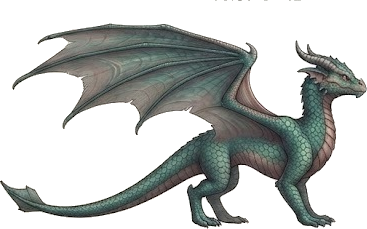
#> input picture tools/dragon_sources/dragon_left.png, 367 x 229 px, found by its file name
$ python generate_dragon_sprites.py   (older library calls are emulated)
#> lines starting #> are read from the running program, lines starting #| are printed output that depends on the picture
import numpy as np
from PIL import Image, ImageDraw, ImageFilter
from pathlib import Path
import math

SRC_DIR = Path(r"c:\Users\alame\Downloads\Desktop-Pet-main\Desktop-Pet-main\assets\dragon_sources")
OUT_DIR = Path(r"c:\Users\alame\Downloads\Desktop-Pet-main\Desktop-Pet-main\assets\sprites\dragon")
OUT_DIR.mkdir(parents=True, exist_ok=True)

FRAME_SIZE = 192

# Pillow compatibility helpers
try:
    RESAMPLE_LANCZOS = Image.Resampling.LANCZOS
    RESAMPLE_BICUBIC = Image.Resampling.BICUBIC
    RESAMPLE_NEAREST = Image.Resampling.NEAREST
except AttributeError:
    RESAMPLE_LANCZOS = getattr(Image, "LANCZOS", getattr(Image, "ANTIALIAS", Image.BICUBIC))
    RESAMPLE_BICUBIC = Image.BICUBIC
    RESAMPLE_NEAREST = Image.NEAREST


def load_view(filename: str, target_size: int = FRAME_SIZE) -> Image.Image:
    path = SRC_DIR / filename
    if not path.exists():
        path = SRC_DIR / "dragon_cutout.png"
    img = Image.open(path).convert("RGBA")
    bbox = img.getbbox()
    if bbox:
        img = img.crop(bbox)
    cw, ch = img.size
    scale = (target_size - 18) / max(cw, ch)
    nw, nh = max(1, int(cw * scale)), max(1, int(ch * scale))
    return img.resize((nw, nh), RESAMPLE_LANCZOS)


def mirror_frame(frame: Image.Image) -> Image.Image:
    return frame.transpose(Image.Transpose.FLIP_LEFT_RIGHT if hasattr(Image, "Transpose") else Image.FLIP_LEFT_RIGHT)


def ensure_facing_direction(img: Image.Image, want_facing_right: bool) -> Image.Image:
    """Strictly checks image alpha distribution to guarantee head/snout is facing desired direction."""
    arr = np.array(img)[:, :, 3] > 30
    w = arr.shape[1]
    # Check top half where head resides
    top_half = arr[:int(arr.shape[0] * 0.45), :]
    left_mass = np.sum(top_half[:, :int(w * 0.4)])
    right_mass = np.sum(top_half[:, int(w * 0.6):])

    # Currently facing right if right mass has higher head profile
    is_facing_right = (right_mass > left_mass)
    if is_facing_right != want_facing_right:
        return mirror_frame(img)
    return img


def create_strip(frames: list) -> Image.Image:
    if not frames:
        return Image.new("RGBA", (FRAME_SIZE, FRAME_SIZE), (0, 0, 0, 0))
    h = frames[0].height
    w = sum(f.width for f in frames)
    strip = Image.new("RGBA", (w, h), (0, 0, 0, 0))
    cx = 0
    for f in frames:
        strip.paste(f, (cx, 0), f)
        cx += f.width
    return strip


def draw_star(draw: ImageDraw.ImageDraw, cx: float, cy: float, r: float, fill: tuple):
    points = [
        (cx, cy - r),
        (cx + r * 0.28, cy - r * 0.28),
        (cx + r, cy),
        (cx + r * 0.28, cy + r * 0.28),
        (cx, cy + r),
        (cx - r * 0.28, cy + r * 0.28),
        (cx - r, cy),
        (cx - r * 0.28, cy - r * 0.28),
    ]
    draw.polygon(points, fill=fill)


def draw_dust_puff(draw: ImageDraw.ImageDraw, cx: int, cy: int, r: int):
    draw.ellipse([cx - r, cy - r // 2, cx + r, cy + r // 2], fill=(235, 235, 240, 210))
    draw.ellipse([cx - r // 2, cy - r, cx + r // 2, cy], fill=(245, 245, 250, 230))


def draw_music_note(draw: ImageDraw.ImageDraw, x: int, y: int, fill: tuple):
    draw.ellipse([x, y + 10, x + 8, y + 16], fill=fill)
    draw.line([(x + 7, y), (x + 7, y + 13)], fill=fill, width=2)
    draw.line([(x + 7, y), (x + 13, y + 4)], fill=fill, width=2)


def place_on_canvas(img: Image.Image, ox_offset: int = 0, oy_offset: int = 0, align_bottom: bool = True) -> Image.Image:
    canvas = Image.new("RGBA", (FRAME_SIZE, FRAME_SIZE), (0, 0, 0, 0))
    nw, nh = img.size
    ox = (FRAME_SIZE - nw) // 2 + ox_offset
    if align_bottom:
        oy = FRAME_SIZE - nh - 12 + oy_offset
    else:
        oy = (FRAME_SIZE - nh) // 2 + oy_offset
    canvas.paste(img, (ox, oy), img)
    return canvas


# ── True Quadruped Ground Walking Kinematics (Correct Direction) ─────────────

def build_quadruped_walk_cycle(base_img: Image.Image, is_facing_right: bool) -> list:
    """
    8-frame authentic quadruped ground walk cycle.
    Guarantees:
    - Moving right -> Faces RIGHT (Head on right side).
    - Moving left -> Faces LEFT (Head on left side).
    - Alternating 4-leg gait, ground-planted footfalls, spinal bob & tail counter-sway.
    """
    # Force guaranteed facing direction
    img = ensure_facing_direction(base_img, want_facing_right=is_facing_right)
    w, h = img.size
    arr = np.array(img, dtype=np.float32)

    frames = []
    num_frames = 8

    for i in range(num_frames):
        phase = (i / num_frames) * 2 * math.pi

        # Torso vertical translation (2 bobs per 4-leg walk cycle)
        dy = int(math.sin(phase * 2) * 2.5)
        # Forward/Backward pitch
        pitch = math.sin(phase) * 2.0

        deformed = np.copy(arr)
        leg_y_start = int(h * 0.58)

        for y in range(leg_y_start, h):
            depth = (y - leg_y_start) / (h - leg_y_start) # 0.0 at hip to 1.0 at foot
            # Front leg offset
            front_shift = math.sin(phase) * 4.5 * depth
            # Rear leg offset (out of phase)
            rear_shift = -math.sin(phase) * 4.0 * depth

            row = arr[y]
            new_row = np.zeros_like(row)
            mid_leg_x = int(w * 0.52)

            if is_facing_right:
                # Head/Front paws are at RIGHT (x > mid_leg_x), Hind legs at LEFT (x < mid_leg_x)
                s_f = int(front_shift)
                s_r = int(rear_shift)
                # Front legs (Right side)
                if s_f != 0:
                    new_row[mid_leg_x:] = np.roll(row[mid_leg_x:], s_f, axis=0)
                else:
                    new_row[mid_leg_x:] = row[mid_leg_x:]
                # Rear legs (Left side)
                if s_r != 0:
                    new_row[:mid_leg_x] = np.roll(row[:mid_leg_x], s_r, axis=0)
                else:
                    new_row[:mid_leg_x] = row[:mid_leg_x]
            else:
                # Head/Front paws are at LEFT (x < mid_leg_x), Hind legs at RIGHT (x > mid_leg_x)
                s_f = int(front_shift)
                s_r = int(rear_shift)
                # Front legs (Left side)
                if s_f != 0:
                    new_row[:mid_leg_x] = np.roll(row[:mid_leg_x], -s_f, axis=0)
                else:
                    new_row[:mid_leg_x] = row[:mid_leg_x]
                # Rear legs (Right side)
                if s_r != 0:
                    new_row[mid_leg_x:] = np.roll(row[mid_leg_x:], -s_r, axis=0)
                else:
                    new_row[mid_leg_x:] = row[mid_leg_x:]

            deformed[y] = new_row

        step_img = Image.fromarray(np.clip(deformed, 0, 255).astype(np.uint8), "RGBA")

        # Subtle wing flexion
        sx = 1.0 + math.cos(phase * 2) * 0.02
        sy = 1.0 - math.cos(phase * 2) * 0.02
        cur_w = max(1, int(w * sx))
        cur_h = max(1, int(h * sy))
        scaled = step_img.resize((cur_w, cur_h), RESAMPLE_LANCZOS)

        rot_angle = pitch if is_facing_right else -pitch
        if abs(rot_angle) > 0.3:
            scaled = scaled.rotate(rot_angle, resample=RESAMPLE_BICUBIC, expand=True)

        f = place_on_canvas(scaled, ox_offset=0, oy_offset=dy, align_bottom=True)
        frames.append(f)

    return frames


# ── Realistic Idle (Facing Right & Facing Left) ──────────────────────────────

def build_realistic_idle(base_img: Image.Image, is_facing_right: bool = True) -> list:
    img = ensure_facing_direction(base_img, want_facing_right=is_facing_right)
    w, h = img.size
    frames = []

    breath_stages = [
        (1.00, 1.00, 0, 0),
        (1.02, 1.03, -1 if is_facing_right else 1, -2),
        (1.03, 1.04, -1 if is_facing_right else 1, -3),
        (1.01, 1.01, 0, -1),
    ]

    for sx, sy, rot, dy in breath_stages:
        cur_w = max(1, int(w * sx))
        cur_h = max(1, int(h * sy))
        scaled = img.resize((cur_w, cur_h), RESAMPLE_LANCZOS)
        if rot != 0:
            scaled = scaled.rotate(rot, resample=RESAMPLE_BICUBIC, expand=True)
        f = place_on_canvas(scaled, ox_offset=0, oy_offset=dy, align_bottom=True)
        frames.append(f)

    return frames


# ── Realistic Roar & Inferno (Facing Right) ──────────────────────────────────

def build_realistic_roar(base_img: Image.Image) -> list:
    img = ensure_facing_direction(base_img, want_facing_right=True)
    frames = []
    flame_configs = [
        (0, 0, 0),         # Inhale
        (35, -3, -2),      # Ignition
        (80, -6, -3),      # Inferno eruption
        (105, -7, -4),     # Continuous blast
        (60, -4, -2),      # Flame dispersal
        (18, 0, 0),        # Lingering sparks
    ]

    for fl, rot, dy in flame_configs:
        cur = img.rotate(rot, resample=RESAMPLE_BICUBIC, expand=True) if rot != 0 else img
        f = place_on_canvas(cur, ox_offset=-15, oy_offset=dy, align_bottom=True)

        if fl > 5:
            draw = ImageDraw.Draw(f)
            # Snout on right side
            hx, hy = (FRAME_SIZE // 2) + 26, (FRAME_SIZE // 2) - 8 + dy
            # Outer crimson
            draw.polygon([(hx, hy), (hx + fl, hy - int(fl * 0.40)), (hx + int(fl * 1.18), hy), (hx + fl, hy + int(fl * 0.40))], fill=(255, 45, 10, 215))
            # Mid blaze orange
            draw.polygon([(hx, hy), (hx + int(fl * 0.82), hy - int(fl * 0.24)), (hx + int(fl * 0.96), hy), (hx + int(fl * 0.82), hy + int(fl * 0.24))], fill=(255, 150, 15, 235))
            # White hot plasma
            draw.polygon([(hx, hy), (hx + int(fl * 0.52), hy - int(fl * 0.10)), (hx + int(fl * 0.65), hy), (hx + int(fl * 0.52), hy + int(fl * 0.10))], fill=(255, 255, 210, 255))
            # Sparks
            for ei in range(6):
                ex = hx + int(fl * 0.5) + (ei * 9)
                ey = hy - 12 + (ei * 5) + int(math.sin(ei * 1.6) * 5)
                draw.ellipse([ex, ey, ex + 3, ey + 3], fill=(255, 225, 40, 240))

        frames.append(f)
    return frames


# ── Full Sprite Sheet Builder ────────────────────────────────────────────────

def generate_all_realistic_sprites():
    # Load raw profile cutouts
    # Note: dragon_left in sources had head on right, dragon_right had head on left
    raw_prof_a = load_view("dragon_left.png")
#> in load_view, img is the input picture: PIL image 367x229 RGBA; mean R, G, B, A 181.4, 182.9, 176.5, 103.4
#> in load_view, `bbox = img.getbbox()`: bbox = (0, 0, 367, 229)
    raw_prof_b = load_view("dragon_right.png")
#> call 2 of load_view, with filename = 'dragon_right.png', target_size = 192
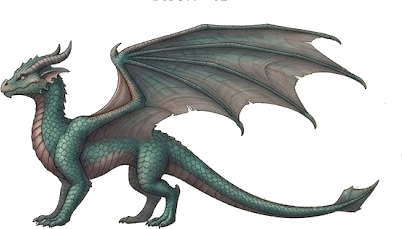
#> input picture tools/dragon_sources/dragon_right.png, 402 x 229 px, found by its file name
#> in load_view, img is the input picture: PIL image 402x229 RGBA; mean R, G, B, A 184, 184.6, 177.6, 97.8
#> in load_view (call 2), `bbox = img.getbbox()`: bbox = (0, 0, 402, 229)

    ground_right = ensure_facing_direction(raw_prof_a, want_facing_right=True)
#> in ensure_facing_direction, `left_mass = np.sum(top_half[:, :int(w * 0.4)])`: left_mass = 1497
#> in ensure_facing_direction, `right_mass = np.sum(top_half[:, int(w * 0.6):])`: right_mass = 1077
#> in ensure_facing_direction, `is_facing_right = (right_mass > left_mass)`: is_facing_right = False
    ground_left = ensure_facing_direction(raw_prof_b, want_facing_right=False)

    ground_front = load_view("dragon_front.png")
#> call 3 of load_view, with filename = 'dragon_front.png', target_size = 192
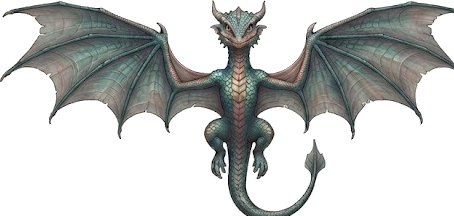
#> input picture tools/dragon_sources/dragon_front.png, 454 x 216 px, found by its file name
#> in load_view, img is the input picture: PIL image 454x216 RGBA; mean R, G, B, A 186.1, 187.5, 182.6, 103.4
#> in load_view (call 3), `bbox = img.getbbox()`: bbox = (0, 0, 454, 216)
    fly_front = load_view("fly_frontal.png")
#> call 4 of load_view, with filename = 'fly_frontal.png', target_size = 192
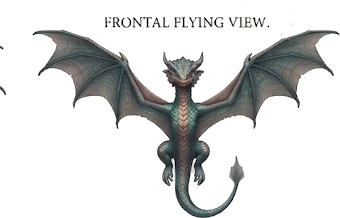
#> input picture tools/dragon_sources/fly_frontal.png, 340 x 218 px, found by its file name
#> in load_view, img is the input picture: PIL image 340x218 RGBA; mean R, G, B, A 203, 204.1, 199.6, 61.9
#> in load_view (call 4), `bbox = img.getbbox()`: bbox = (0, 0, 340, 218)
    fly_dorsal = load_view("fly_dorsal.png")
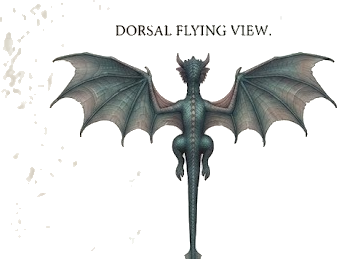
#> input picture tools/dragon_sources/fly_dorsal.png, 337 x 259 px, found by its file name
#> in load_view, img is the input picture: PIL image 337x259 RGBA; mean R, G, B, A 208.2, 207, 200.7, 55.4
#> in load_view (call 5), `bbox = img.getbbox()`: bbox = (0, 0, 337, 259)

    # 1. Real Quadruped Ground Walk (8 frames)
    # walk_right MUST face RIGHT
    walk_r = build_quadruped_walk_cycle(ground_right, is_facing_right=True)
#> after the loop in build_quadruped_walk_cycle, `for i in range(num_frames):`: frames = 8 items
#> walk_r = 8 items
    # walk_left MUST face LEFT
    walk_l = build_quadruped_walk_cycle(ground_left, is_facing_right=False)
#> walk_l = 8 items

    # 2. Real Ground Idle
    # idle faces RIGHT, idle_flip faces LEFT
    idle = build_realistic_idle(ground_right, is_facing_right=True)
#> after the loop in build_realistic_idle, `for sx, sy, rot, dy in breath_stages:`:
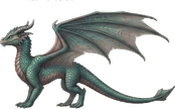
#> scaled: PIL image 175x109 RGBA; mean R, G, B, A 53.2, 56.1, 53.8, 103.5; transparent parts drawn white
#> after the loop in build_realistic_idle, `for sx, sy, rot, dy in breath_stages:`: frames = 4 items
#> idle = 4 items
    idle_f = build_realistic_idle(ground_left, is_facing_right=False)
#> call 2 of build_realistic_idle, with is_facing_right = False
#> after the loop in build_realistic_idle (call 2), `for sx, sy, rot, dy in breath_stages:`:
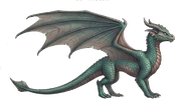
#> scaled: PIL image 175x99 RGBA; mean R, G, B, A 51, 53.3, 51.1, 97.9; transparent parts drawn white
#> idle_f = 4 items

    # 3. Blink
    blink = [place_on_canvas(ground_right, 0, 0, align_bottom=True)] * 4
#> blink = 4 items

    # 4. Roar (Facing right)
    roar = build_realistic_roar(ground_right)
#> the loop in build_realistic_roar, `for fl, rot, dy in flame_configs:` made 6 passes
#> pass 3, in build_realistic_roar, `cur = img.rotate(rot, resample=RESAMPLE_BICUBIC, expand=True) if rot !..`:
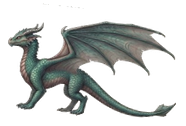
#> cur: PIL image 186x126 RGBA; mean R, G, B, A 38.8, 41.2, 39.3, 82.8; transparent parts drawn white
#> after the loop in build_realistic_roar, `for fl, rot, dy in flame_configs:`: frames = 6 items
#> roar = 6 items

    # 5. Sit / Perch
    sit = [
        place_on_canvas(ground_right, 0, 4, align_bottom=True),
        place_on_canvas(ground_right, 0, 3, align_bottom=True),
        place_on_canvas(ground_right, 0, 4, align_bottom=True),
        place_on_canvas(ground_right, 0, 5, align_bottom=True),
    ]

    # 6. Sleep
    nw, nh = ground_right.size
    loaf = ground_right.resize((int(nw * 1.05), int(nh * 0.74)), RESAMPLE_LANCZOS)
    zzz_pos = [
        [(135, 70, "z", 200)],
        [(133, 56, "z", 220), (148, 38, "z", 190)],
        [(130, 44, "z", 230), (145, 26, "Z", 210), (160, 12, "z", 170)],
        [(128, 34, "z", 240), (142, 16, "Z", 230), (158, 4, "Z", 200)],
    ]
    sleep = []
    for i, z_list in enumerate(zzz_pos):
        f = place_on_canvas(loaf, 0, 10 + (i % 2), align_bottom=True)
        draw = ImageDraw.Draw(f)
        for zx, zy, ztxt, alpha in z_list:
            draw.text((zx, zy), ztxt, fill=(255, 210, 80, alpha))
            draw_dust_puff(draw, zx - 6, zy + 6, 4)
        sleep.append(f)
#> after the loop, sleep = 4 items

    wake = [
        sleep[0],
        place_on_canvas(ground_right, 0, 6, align_bottom=True),
        place_on_canvas(ground_right, 0, 0, align_bottom=True),
        place_on_canvas(ground_right, 0, -2, align_bottom=True),
    ]

    # 7. Happy
    happy_frames = []
    for i in range(4):
        rot = 3 if i % 2 == 0 else -3
        dy = -4 if i % 2 == 0 else 0
        f = place_on_canvas(ground_right.rotate(rot, resample=RESAMPLE_BICUBIC, expand=True), 0, dy, align_bottom=True)
        d = ImageDraw.Draw(f)
        draw_star(d, 40, 40, 9, (255, 215, 0, 240))
        draw_star(d, 150, 35, 9, (255, 215, 0, 240))
        draw_star(d, 135, 75, 7, (255, 230, 80, 240))
        happy_frames.append(f)
#> after the loop, happy_frames = 4 items

    # 8. Idea
    idea_frames = []
    for i in range(4):
        f = place_on_canvas(ground_right, 0, 0, align_bottom=True)
        d = ImageDraw.Draw(f)
        hx, hy = (FRAME_SIZE // 2) + 20, (FRAME_SIZE // 2) - 30
        d.ellipse([hx - 7, hy - 7, hx + 7, hy + 7], fill=(255, 160, 20, 240), outline=(255, 240, 90, 255), width=2)
        draw_star(d, hx, hy, 12, (255, 245, 120, 255))
        idea_frames.append(f)
#> after the loop, idea_frames = 4 items

    # 9. Work (Hoard)
    work = []
    for i in range(4):
        dy = -3 if (i % 2 == 0) else 0
        f = place_on_canvas(ground_right, -12, dy, align_bottom=True)
        draw = ImageDraw.Draw(f)
        draw.ellipse([110, 148, 180, 180], fill=(220, 170, 30, 255), outline=(170, 120, 15, 255), width=2)
        for cx, cy in [(120, 155), (135, 152), (150, 156), (165, 158), (128, 162), (144, 164), (160, 160)]:
            draw.ellipse([cx, cy, cx + 7, cy + 5], fill=(255, 225, 70, 255), outline=(200, 150, 20, 255), width=1)
        draw.ellipse([138, 140, 156, 162], fill=(30, 170, 160, 255), outline=(255, 230, 80, 255), width=1)
        draw_star(draw, 147, 148, 4, (255, 255, 255, 240))
        draw_star(draw, 122 + ((i * 18) % 45), 152, 4, (255, 240, 100, 230))
        work.append(f)
#> after the loop, work = 4 items

    # 10. Jump
    crouch = ground_front.resize((int(ground_front.width * 1.15), int(ground_front.height * 0.78)), RESAMPLE_LANCZOS)
    f_j0 = place_on_canvas(crouch, 0, 12, align_bottom=True)
    f_j1 = place_on_canvas(fly_front.rotate(6, resample=RESAMPLE_BICUBIC, expand=True), 0, -25, align_bottom=False)
    f_j2 = place_on_canvas(fly_dorsal.rotate(-4, resample=RESAMPLE_BICUBIC, expand=True), 0, -42, align_bottom=False)
    f_j3 = place_on_canvas(fly_front, 0, -18, align_bottom=False)
    jump = [f_j0, f_j1, f_j2, f_j3]

    # 11. Fall
    dived = fly_dorsal.rotate(-45, resample=RESAMPLE_BICUBIC, expand=True)
    fall = []
    for i in range(4):
        f = place_on_canvas(dived, 0, i * 4, align_bottom=False)
        df = ImageDraw.Draw(f)
        for wx in [20, 55, 90, 135, 168]:
            y1 = ((wx * 4 + i * 25) % 140) + 15
            df.line([(wx, y1), (wx, y1 + 40)], fill=(210, 235, 255, 190), width=2)
        fall.append(f)
#> after the loop, fall = 4 items

    # 12. Land
    squash = ground_front.resize((int(ground_front.width * 1.18), int(ground_front.height * 0.78)), RESAMPLE_LANCZOS)
    f_l0 = place_on_canvas(squash, 0, 12, align_bottom=True)
    dl0 = ImageDraw.Draw(f_l0)
    draw_dust_puff(dl0, 30, 165, 16)
    draw_dust_puff(dl0, 160, 165, 16)
    land = [f_l0, place_on_canvas(ground_front, 0, 4, align_bottom=True), place_on_canvas(ground_right, 0, 0, align_bottom=True), place_on_canvas(ground_right, 0, 0, align_bottom=True)]

    # 13. Drag
    stretched = fly_front.resize((int(fly_front.width * 0.90), int(fly_front.height * 1.08)), RESAMPLE_LANCZOS)
    drag = [
        place_on_canvas(stretched.rotate(-3, resample=RESAMPLE_BICUBIC, expand=True), 0, 4, align_bottom=False),
        place_on_canvas(stretched, 0, 4, align_bottom=False),
        place_on_canvas(stretched.rotate(3, resample=RESAMPLE_BICUBIC, expand=True), 0, 4, align_bottom=False),
        place_on_canvas(stretched, 0, 4, align_bottom=False),
    ]

    # 14. Sad & Cry
    f_cry = place_on_canvas(ground_right.rotate(4, resample=RESAMPLE_BICUBIC, expand=True), 0, 2, align_bottom=True)
    dc = ImageDraw.Draw(f_cry)
    dc.ellipse([140, 80, 148, 92], fill=(0, 210, 255, 240))
    cry = [f_cry, f_cry, f_cry, f_cry]
    sad = [f_cry, place_on_canvas(ground_right, 0, 2, align_bottom=True), f_cry, place_on_canvas(ground_right, 0, 2, align_bottom=True)]

    # 15. Shrug
    shrug = [
        place_on_canvas(ground_right.rotate(4, resample=RESAMPLE_BICUBIC, expand=True), 0, 0, align_bottom=True),
        place_on_canvas(ground_right.rotate(-4, resample=RESAMPLE_BICUBIC, expand=True), 0, 0, align_bottom=True),
        place_on_canvas(ground_right.rotate(4, resample=RESAMPLE_BICUBIC, expand=True), 0, 0, align_bottom=True),
        place_on_canvas(ground_right, 0, 0, align_bottom=True),
    ]

    # 16. Music
    music = []
    note_pos = [
        [(25, 40, (255, 80, 20, 240)), (145, 30, (255, 180, 20, 240))],
        [(35, 25, (255, 140, 0, 240)), (155, 45, (255, 215, 0, 240))],
        [(20, 50, (255, 60, 20, 240)), (140, 20, (255, 200, 50, 240))],
        [(40, 30, (255, 160, 20, 240)), (150, 55, (255, 100, 20, 240))],
    ]
    for idx in range(4):
        rot = 3 if idx % 2 == 0 else -3
        dy = -3 if idx % 2 == 0 else 1
        f = place_on_canvas(ground_right.rotate(rot, resample=RESAMPLE_BICUBIC, expand=True), 0, dy, align_bottom=True)
        dm = ImageDraw.Draw(f)
        for nx, ny, col in note_pos[idx % len(note_pos)]:
            draw_music_note(dm, nx, ny, col)
        music.append(f)
#> after the loop, music = 4 items

    anims = {
        "walk_right": walk_r,
        "walk_left": walk_l,
        "idle": idle,
        "idle_flip": idle_f,
        "blink": blink,
        "happy": happy_frames,
        "idea": idea_frames,
        "work": work,
        "sit": sit,
        "sleep": sleep,
        "wake": wake,
        "cry": cry,
        "sad": sad,
        "shrug": shrug,
        "jump": jump,
        "roar": roar,
        "drag": drag,
        "fall": fall,
        "land": land,
        "music": music,
    }

    print("Generating Correctly Oriented Dragon Sprites in assets/sprites/dragon/:")
    for name, frames in anims.items():
        strip = create_strip(frames)
        dest = OUT_DIR / f"{name}.png"
        strip.save(dest)
        print(f"  [SAVED] {name}.png ({len(frames)} frames, {strip.width}x{strip.height})")
#> this loop made 20 passes
#> (name, w in create_strip) on passes 1 to 8: ('walk_right', 1536), ('walk_left', 1536), ('idle', 768), ('idle_flip', 768), ('blink', 768), ('happy', 768), ('idea', 768), ('work', 768)
#> (printed output is left out)


if __name__ == "__main__":
    generate_all_realistic_sprites()
